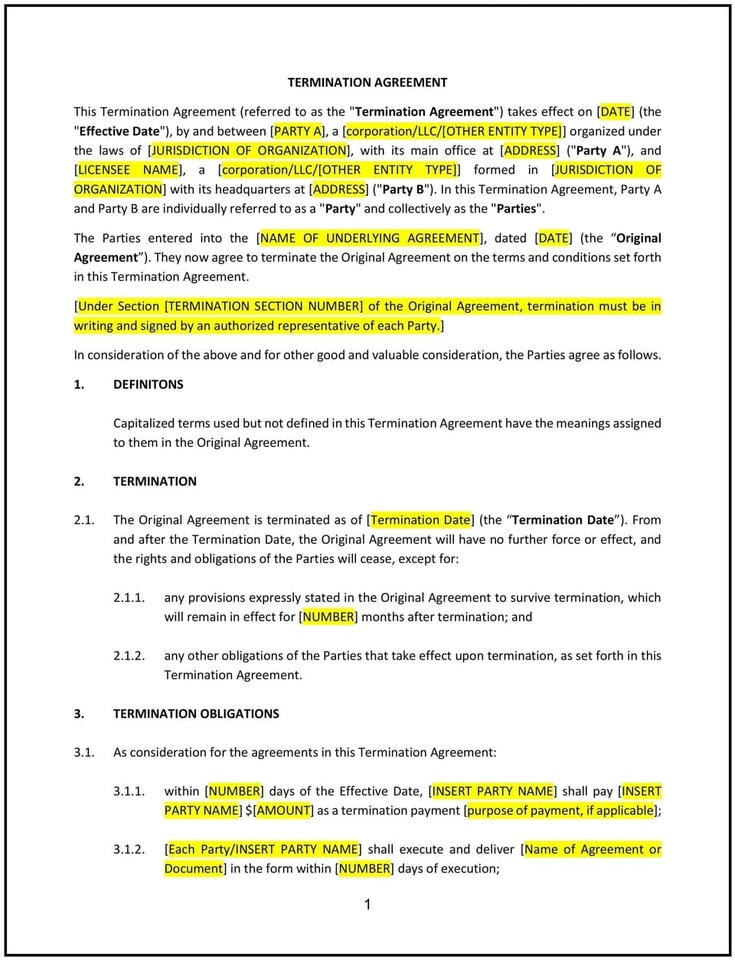
#> input picture temp_files/Termination-Agreement--Florida--1-1.jpg, 735 x 960 px, shrunk from 960 x 1255 before the run
$ python main.py temp_files/Termination-Agreement--Florida--1-1.jpg
#> lines starting #> are read from the running program, lines starting #| are printed output that depends on the picture
### processors/image_processor.py
try:
    from PIL import Image, ImageEnhance
    import pytesseract
except ImportError:
    Image = None
    pytesseract = None

def process_image(file_path, tesseract_cmd=None):
    """
    Processes an image file to extract text using OCR.
    """
    if not Image or not pytesseract:
        raise ImportError("Pillow and pytesseract are not installed. Please install them with 'pip install Pillow pytesseract'")

    if tesseract_cmd:
        pytesseract.pytesseract.tesseract_cmd = tesseract_cmd

    try:
        image = Image.open(file_path)
#> image is the input picture: PIL image 735x960 RGB; mean R, G, B 238.6, 238.6, 224.2
        # Convert to grayscale
        image = image.convert('L')
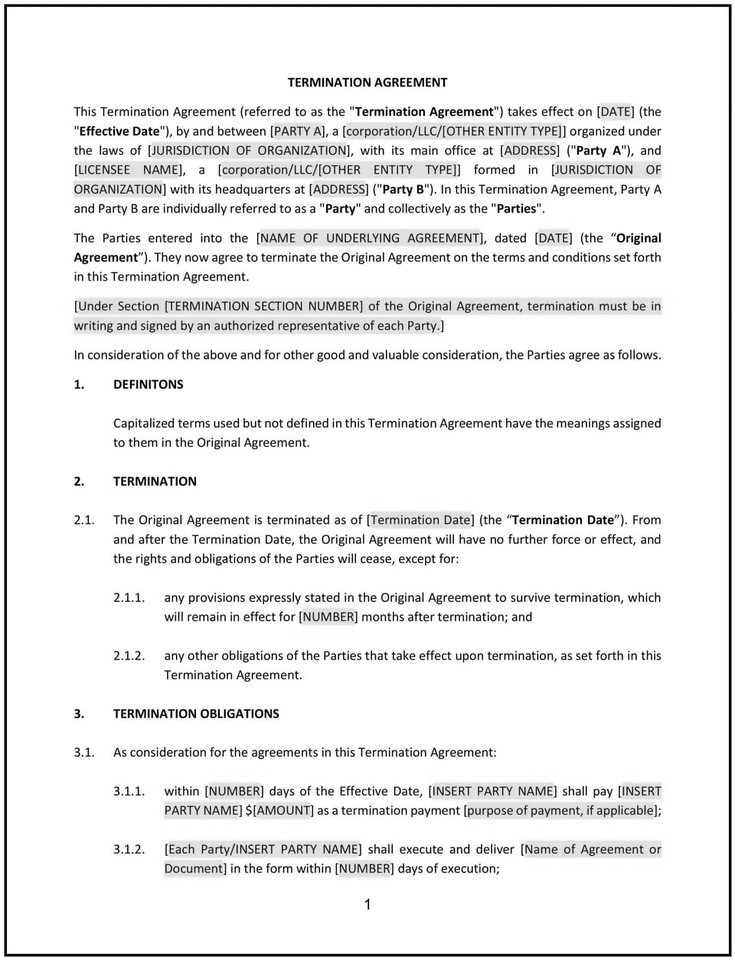
#> image: PIL image 735x960 L; min 0, max 255, mean 236.9
        # Increase contrast
        enhancer = ImageEnhance.Contrast(image)
        image = enhancer.enhance(2)
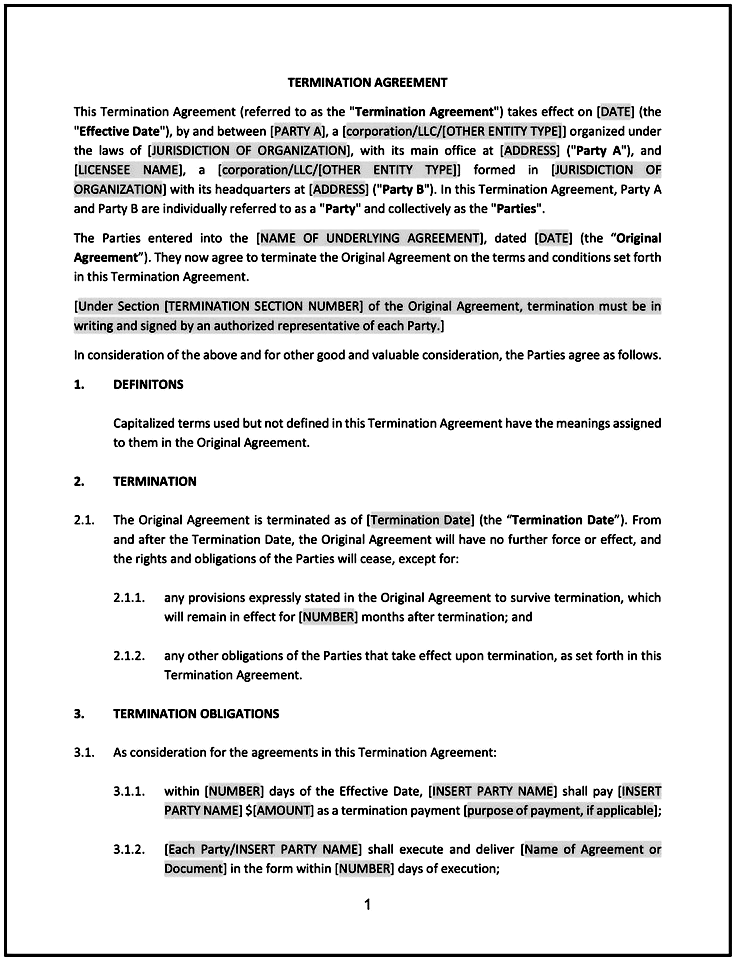
#> image: PIL image 735x960 L; min 0, max 255, mean 230.3
        text = pytesseract.image_to_string(image)
        # Basic text cleaning
        text = text.replace('\n', ' ').replace('\r', '')  # Remove newlines
        text = ' '.join(text.split())  # Remove extra whitespace
        return text
    except pytesseract.TesseractNotFoundError:
        raise ValueError(
            "Tesseract is not installed or it's not in your PATH."
            "See README file for more information."
        )

### main.py
import os
import json
import argparse

from processors.text_processor import process_text
from processors.pdf_processor import process_pdf
from processors.word_processor import process_word
from processors.image_processor import process_image
from ai_analyzer import analyze_text_with_llm

def get_file_processor(file_path):
    """
    Determines the appropriate processor based on the file extension.
    """
    _, ext = os.path.splitext(file_path)
    ext = ext.lower()

    if ext == '.txt':
        with open(file_path, 'r') as f:
            return f.read()
    elif ext == '.pdf':
        return process_pdf(file_path)
    elif ext == '.docx':
        return process_word(file_path)
    elif ext in ['.png', '.jpg', '.jpeg', '.tiff']:
        return process_image(file_path) # This will use the system PATH
    else:
        raise ValueError(f"Unsupported file type: {ext}")

def main():
    """
    Main function to run the enhanced extraction script.
    """
    parser = argparse.ArgumentParser(description="Extract structured information from a legal agreement.")
    parser.add_argument("file_path", help="Path to the agreement file.")
    parser.add_argument("--use_llm", action="store_true", help="Use LLM for analysis.")
    args = parser.parse_args()

    try:
        text = get_file_processor(args.file_path)

        if args.use_llm:
            api_key = os.getenv("GEMINI_API_KEY")
            if not api_key:
                raise ValueError("GEMINI_API_KEY environment variable not set.")
            extracted_data = analyze_text_with_llm(text, api_key)
        else:
            extracted_data = process_text(text)

        print(json.dumps(extracted_data, indent=2))

    except (FileNotFoundError, ValueError, ImportError) as e:
        print(f"Error: {e}")
    except Exception as e:
        print(f"An unexpected error occurred: {e}")

if __name__ == "__main__":
    main()
#> (the call stopped at in process_image, `text = pytesseract.image_to_string(image)`: pytesseract is not available in this run)
